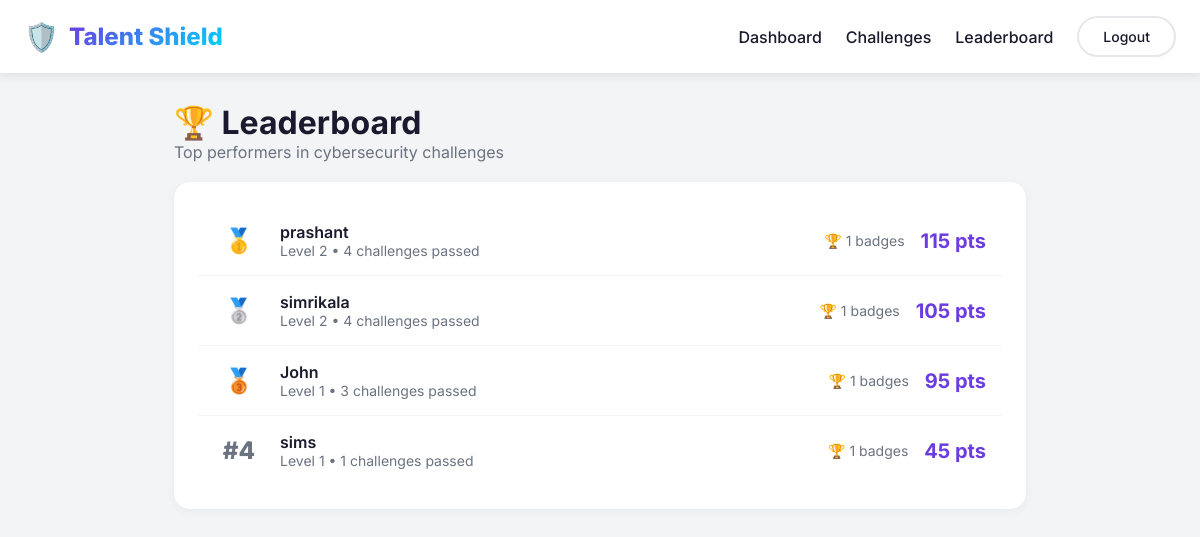
The app's page /leaderboard/ (signed in) with its own data.
### gamification/models.py (models this page shows, shortened)
class GamificationProfile(models.Model):
    candidate = models.OneToOneField(
        settings.AUTH_USER_MODEL,
        on_delete=models.CASCADE,
        related_name='gamification_profile'
    )
    total_points = models.IntegerField(default=0)
    level = models.IntegerField(default=1)
    experience_points = models.IntegerField(default=0)
    challenges_attempted = models.IntegerField(default=0)
    challenges_passed = models.IntegerField(default=0)
    challenges_failed = models.IntegerField(default=0)
    average_score = models.FloatField(default=0.0)
    current_streak_days = models.IntegerField(default=0)
    longest_streak_days = models.IntegerField(default=0)
    last_activity = models.DateTimeField(null=True, blank=True)
    badges = models.JSONField(default=list)
    badges_count = models.IntegerField(default=0)
    cv_boost_percentage = models.IntegerField(default=0)  # 0-50%
    created_at = models.DateTimeField(auto_now_add=True)
    updated_at = models.DateTimeField(auto_now=True)
    class Meta:
        ordering = ['-total_points']

### accounts/models.py (models this page shows, shortened)
class User(AbstractUser):
    USER_TYPES = (
        ('candidate', 'Candidate'),
        ('recruiter', 'Recruiter'),
        ('admin', 'Administrator'),
    )
    user_type = models.CharField(max_length=10, choices=USER_TYPES, default='candidate')
    email = models.EmailField(unique=True)
    phone = models.CharField(max_length=15, blank=True)
    is_verified = models.BooleanField(default=False)
    created_at = models.DateTimeField(auto_now_add=True)
    updated_at = models.DateTimeField(auto_now=True)

### gamification/views.py (the view)
# urls.py: path('leaderboard/', views.leaderboard, name='leaderboard'),
@login_required
def leaderboard(request):
    profiles = GamificationProfile.objects.filter(
        candidate__user_type='candidate'
    ).select_related('candidate').order_by('-total_points')[:20]
    return render(request, 'gamification/leaderboard.html', {
        'profiles': profiles
    })

### templates/gamification/leaderboard.html (shortened to what this page needs)
<!DOCTYPE html>
<html lang="en">
<head>
    {% load static %}
</head>
<body>
    <nav class="navbar">
        <div class="container" style="max-width:1200px;">
            <div class="nav-brand">
                <span class="logo">🛡️</span>
                <span class="brand-name">Talent Shield</span>
            </div>
            <div class="nav-links">
                <a href="/dashboard/">Dashboard</a>
                <a href="/challenges/">Challenges</a>
                <a href="/leaderboard/">Leaderboard</a>
                <a href="{% url 'logout' %}" class="btn-outline">Logout</a>
            </div>
        </div>
    </nav>
    <div class="container">
        <div class="page-header">
            <h1>🏆 Leaderboard</h1>
            <p>Top performers in cybersecurity challenges</p>
        </div>
        <div class="leaderboard">
            {% if profiles %}
                {% for profile in profiles %}
                    <div class="leaderboard-item">
                        <div class="rank
                            {% if forloop.counter == 1 %}gold{% endif %}
                            {% if forloop.counter == 2 %}silver{% endif %}
                            {% if forloop.counter == 3 %}bronze{% endif %}
                        ">
                            {% if forloop.counter == 1 %}🥇
                            {% elif forloop.counter == 2 %}🥈
                            {% elif forloop.counter == 3 %}🥉
                            {% else %}#{{ forloop.counter }}{% endif %}
                        </div>
                        <div class="user-info">
                            <div class="name">{{ profile.candidate.username }}</div>
                            <div class="details">
                                Level {{ profile.level }} • {{ profile.challenges_passed }} challenges passed
                            </div>
                        </div>
                        <div class="badges-count">🏆 {{ profile.badges_count }} badges</div>
                        <div class="points">{{ profile.total_points }} pts</div>
                    </div>
                {% endfor %}
            {% endif %}
        </div>
    </div>
</body>
</html>

### templates/gamification/leaderboard.html (style rules this page uses)
* { margin: 0; padding: 0; box-sizing: border-box; }
body { font-family: 'Inter', sans-serif; background: #F3F4F6; }
.navbar { background: white; padding: 16px 0; box-shadow: 0 2px 10px rgba(0,0,0,0.1); }
.container { max-width: 900px; margin: 0 auto; padding: 0 24px; }
.navbar .container { max-width: 1200px; display: flex; justify-content: space-between; align-items: center; }
.nav-brand { display: flex; align-items: center; gap: 10px; font-size: 24px; font-weight: 800; }
.nav-brand .logo { font-size: 28px; }
.nav-brand .brand-name { background: linear-gradient(135deg, #6C3CE1, #00D4FF); -webkit-background-clip: text; -webkit-text-fill-color: transparent; }
.nav-links { display: flex; align-items: center; gap: 24px; }
.nav-links a { text-decoration: none; color: #1A1A2E; font-weight: 500; }
.btn-outline { background: transparent; color: #1A1A2E; border: 2px solid #E5E7EB; padding: 10px 24px; border-radius: 50px; font-weight: 600; font-size: 14px; text-decoration: none; }
.page-header { padding: 30px 0 20px; }
.page-header h1 { font-size: 32px; color: #1A1A2E; }
.page-header p { color: #6B7280; }
.leaderboard { background: white; border-radius: 16px; padding: 24px; box-shadow: 0 2px 10px rgba(0,0,0,0.05); margin-bottom: 40px; }
.leaderboard-item { display: flex; align-items: center; padding: 16px; border-bottom: 1px solid #F3F4F6; gap: 16px; }
.leaderboard-item:last-child { border-bottom: none; }
.rank { font-size: 24px; font-weight: 800; width: 50px; text-align: center; color: #6B7280; }
.rank.gold { color: #F59E0B; }
.rank.silver { color: #9CA3AF; }
.rank.bronze { color: #D97706; }
.user-info { flex: 1; }
.user-info .name { font-weight: 600; color: #1A1A2E; }
.user-info .details { font-size: 14px; color: #6B7280; }
.points { font-weight: 700; color: #6C3CE1; font-size: 20px; }
.badges-count { font-size: 14px; color: #6B7280; }

### records on screen
GamificationProfile: candidate.username "prashant", level "2", challenges_passed "4", badges_count "1", total_points "115"
GamificationProfile: candidate.username "simrikala", level "2", challenges_passed "4", badges_count "1", total_points "105"
GamificationProfile: candidate.username "John", level "1", challenges_passed "3", badges_count "1", total_points "95"
GamificationProfile: candidate.username "sims", level "1", challenges_passed "1", badges_count "1", total_points "45"
